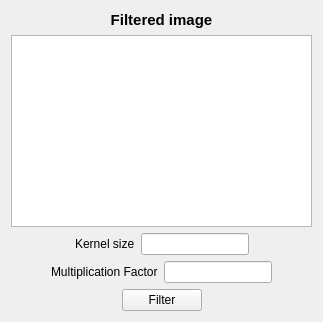
      <widget class="QWidget" name="filter">
       <attribute name="title">
        <string>Filter</string>
       </attribute>
       <layout class="QGridLayout" name="gridLayout_3">
        <item row="0" column="0">
         <layout class="QVBoxLayout" name="verticalLayout_3">
          <item>
           <widget class="QLabel" name="label_filtered_image">
            <property name="font">
             <font>
              <pointsize>11</pointsize>
              <weight>75</weight>
              <bold>true</bold>
             </font>
            </property>
            <property name="text">
             <string>Filtered image</string>
            </property>
            <property name="alignment">
             <set>Qt::AlignCenter</set>
            </property>
           </widget>
          </item>
          <item>
           <widget class="QGraphicsView" name="FilteredImage"/>
          </item>
         </layout>
        </item>
        <item row="3" column="0">
         <layout class="QHBoxLayout" name="horizontalLayout_6">
          <item>
           <spacer name="horizontalSpacer_15">
            <property name="orientation">
             <enum>Qt::Horizontal</enum>
            </property>
            <property name="sizeHint" stdset="0">
             <size>
              <width>40</width>
              <height>20</height>
             </size>
            </property>
           </spacer>
          </item>
          <item>
           <widget class="QPushButton" name="filterpushbutton">
            <property name="text">
             <string>Filter</string>
            </property>
           </widget>
          </item>
          <item>
           <spacer name="horizontalSpacer_16">
            <property name="orientation">
             <enum>Qt::Horizontal</enum>
            </property>
            <property name="sizeHint" stdset="0">
             <size>
              <width>40</width>
              <height>20</height>
             </size>
            </property>
           </spacer>
          </item>
         </layout>
        </item>
        <item row="2" column="0">
         <layout class="QHBoxLayout" name="horizontalLayout_13">
          <item>
           <spacer name="horizontalSpacer_13">
            <property name="orientation">
             <enum>Qt::Horizontal</enum>
            </property>
            <property name="sizeHint" stdset="0">
             <size>
              <width>40</width>
              <height>20</height>
             </size>
            </property>
           </spacer>
          </item>
          <item>
           <layout class="QHBoxLayout" name="horizontalLayout_14">
            <item>
             <widget class="QLabel" name="label_kernelsize_3">
              <property name="text">
               <string>Multiplication Factor</string>
              </property>
             </widget>
            </item>
            <item>
             <widget class="QLineEdit" name="MultiplicationFactor"/>
            </item>
           </layout>
          </item>
          <item>
           <spacer name="horizontalSpacer_14">
            <property name="orientation">
             <enum>Qt::Horizontal</enum>
            </property>
            <property name="sizeHint" stdset="0">
             <size>
              <width>40</width>
              <height>20</height>
             </size>
            </property>
           </spacer>
          </item>
         </layout>
        </item>
        <item row="1" column="0">
         <layout class="QHBoxLayout" name="horizontalLayout_12">
          <item>
           <spacer name="horizontalSpacer_11">
            <property name="orientation">
             <enum>Qt::Horizontal</enum>
            </property>
            <property name="sizeHint" stdset="0">
             <size>
              <width>40</width>
              <height>20</height>
             </size>
            </property>
           </spacer>
          </item>
          <item>
           <layout class="QHBoxLayout" name="horizontalLayout_5">
            <item>
             <widget class="QLabel" name="label_kernelsize">
              <property name="text">
               <string>Kernel size</string>
              </property>
             </widget>
            </item>
            <item>
             <widget class="QLineEdit" name="kernelsize"/>
            </item>
           </layout>
          </item>
          <item>
           <spacer name="horizontalSpacer_12">
            <property name="orientation">
             <enum>Qt::Horizontal</enum>
            </property>
            <property name="sizeHint" stdset="0">
             <size>
              <width>40</width>
              <height>20</height>
             </size>
            </property>
           </spacer>
          </item>
         </layout>
        </item>
       </layout>
      </widget>
